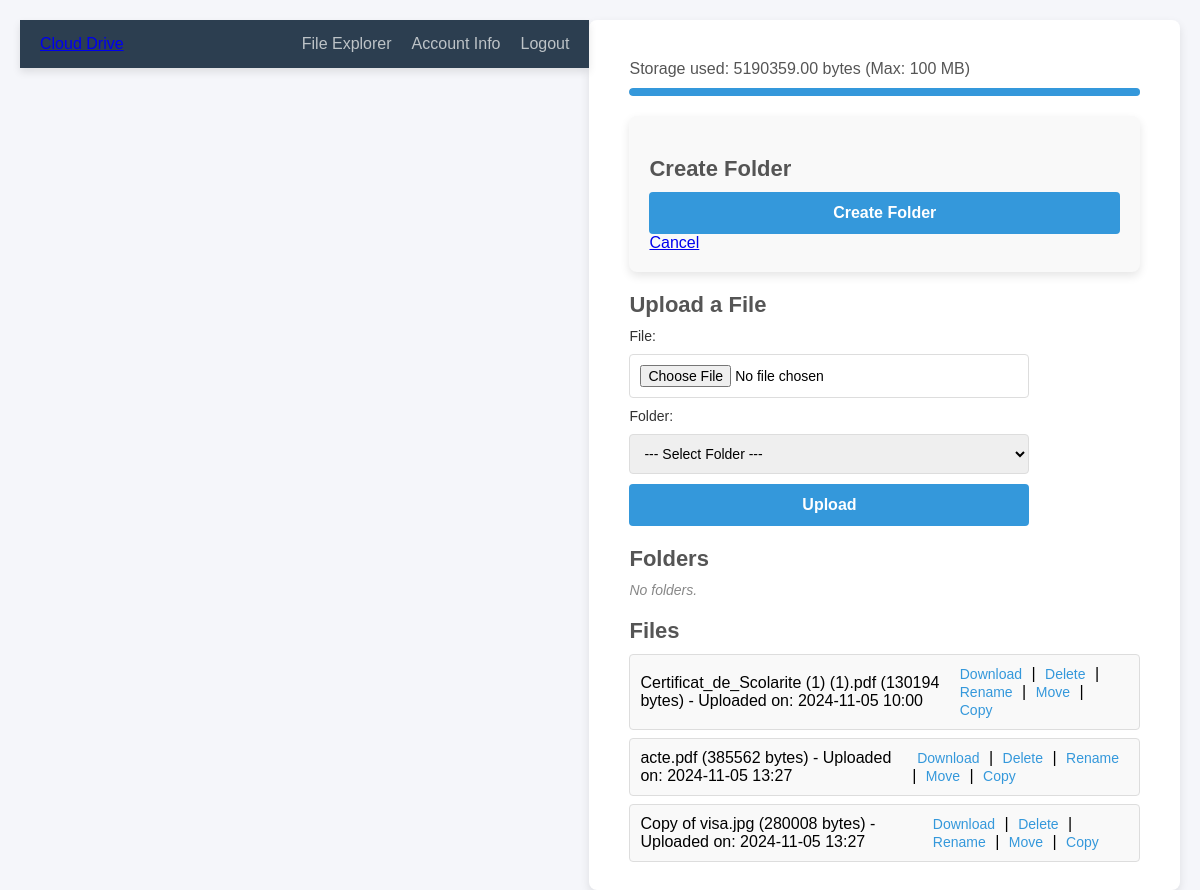
/15/ (signed in), run on the app's committed database.
### cloud_drive_app/models.py (models this page shows, shortened)
class UserFile(models.Model):
    user = models.ForeignKey(User, on_delete=models.CASCADE)
    folder = models.ForeignKey('Folder', on_delete=models.CASCADE, null=True, blank=True, related_name='files')
    file = models.FileField(upload_to='user_files/')
    uploaded_at = models.DateTimeField(auto_now_add=True)
    modified_at = models.DateTimeField(auto_now=True)  # New field for last modification time
    file_name = models.CharField(max_length=255)
    file_size = models.PositiveIntegerField()

### cloud_drive_app/views.py (the view, shortened to what this page needs)
# urls.py: path('<int:folder_id>/', file_explorer_view, name='file_explorer'),
@login_required
def file_explorer_view(request, folder_id=None):
    current_folder = None
    if folder_id:
        current_folder = get_object_or_404(Folder, id=folder_id, user=request.user)
    form = FileUploadForm(user=request.user)
    subfolders = Folder.objects.filter(user=request.user, parent_folder=current_folder)
    user_files = UserFile.objects.filter(user=request.user, folder=current_folder)
    current_storage = calculate_user_storage_usage(request.user)
    return render(request, 'file_explorer.html', {
        'form': form,
        'subfolders': subfolders,
        'user_files': user_files,
        'current_folder': current_folder,
        'current_storage': current_storage,
    })

### cloud_drive_app/forms.py (shortened to what this page needs)
class FileUploadForm(forms.ModelForm):
    folder = forms.ModelChoiceField(queryset=Folder.objects.none(), required=False, empty_label="--- Select Folder ---")
    class Meta:
        model = UserFile
        fields = ['file', 'folder']
    def __init__(self, *args, **kwargs):
        user = kwargs.pop('user', None)
        super().__init__(*args, **kwargs)
        if user:
            self.fields['folder'].queryset = Folder.objects.filter(user=user)

### cloud_drive_app/views.py (called while the page is built)
def calculate_user_storage_usage(user):
    storage_usage = UserFile.objects.filter(user=user).aggregate(total_size=Sum('file_size'))
    return storage_usage['total_size'] or 0

### cloud_drive_app/templates/file_explorer.html (shortened to what this page needs)
{% load static %}
<!DOCTYPE html>
<html lang="en">
<head>
    <link rel="stylesheet" href="{% static 'css/style.css' %}">
</head>
<body>
    {% include 'navbar.html' %}
    <div class="file-explorer-container">
        <p class="storage-info">Storage used: {{ current_storage|floatformat:2 }} bytes (Max: 100 MB)</p>
        <div class="storage-bar">
            <div class="storage-bar-used" style="width: {{ storage_percentage }}%;"></div>
        </div>
        <div class="main-content">
            <h2>Create Folder</h2>
            <form method="post">
                <button type="submit">Create Folder</button>
            </form>
            <a href="{% if parent_folder %}{% url 'file_explorer' parent_folder.id %}{% else %}{% url 'file_explorer' %}{% endif %}">Cancel</a>
        </div>
        <h2>Upload a File</h2>
        <form method="post" enctype="multipart/form-data" class="upload-form">
            <label for="file">File:</label>
            <input type="file" name="file" id="file" required>
            <label for="folder">Folder:</label>
            <select name="folder" id="folder">
                <option value="">--- Select Folder ---</option>
            </select>
            <button type="submit" name="upload_file">Upload</button>
        </form>
        <h2>Folders</h2>
        {% if subfolders %}
            <ul class="folder-list">
                {% for folder in subfolders %}
                    <li>
                        <span>{{ folder.name }}</span>
                        <span>
                            <a href="{% url 'file_explorer' folder.id %}">Open</a> |
                            <a href="{% url 'rename_folder' folder.id %}">Rename</a> |
                            <a href="{% url 'delete_folder' folder.id %}">Delete</a>
                        </span>
                    </li>
                {% endfor %}
            </ul>
        {% else %}
            <p class="no-content">No folders.</p>
        {% endif %}
        <h2>Files</h2>
        {% if user_files %}
            <ul class="file-list">
                {% for file in user_files %}
                    <li>
                        <span>{{ file.file_name }} ({{ file.file_size }} bytes) - Uploaded on: {{ file.uploaded_at|date:"Y-m-d H:i" }}</span>
                        <span>
                            <a href="{% url 'download_file' file.id %}">Download</a> |
                            <a href="{% url 'delete_file' file.id %}">Delete</a> |
                            <a href="{% url 'rename_file' file.id %}">Rename</a> |
                            <a href="{% url 'move_file' file.id %}">Move</a> |
                            <a href="{% url 'copy_file' file.id %}">Copy</a>
                        </span>
                    </li>
                {% endfor %}
            </ul>
        {% else %}
            <p class="no-content">No files.</p>
        {% endif %}
    </div>
</body>
</html>

### cloud_drive_app/static/css/style.css (style rules this page uses)
* { margin: 0; padding: 0; box-sizing: border-box; font-family: Arial, sans-serif; }
body { display: flex; justify-content: center; align-items: flex-start; min-height: 100vh; background-color: #f5f6fa; padding: 20px; }
form { display: flex; flex-direction: column; gap: 10px; }
input[type="text"], input[type="email"], input[type="password"], input[type="file"], select { width: 100%; padding: 12px; border: 1px solid #dcdcdc; border-radius: 4px; font-size: 16px; }
button[type="submit"] { padding: 12px; font-size: 16px; font-weight: bold; color: #ffffff; background-color: #3498db; border: none; border-radius: 4px; cursor: pointer; transition: background-color 0.3s ease; }
p { margin-top: 20px; font-size: 14px; color: #555555; }
.main-content { width: 100%; max-width: 1200px; margin: 0 auto; padding: 20px; background-color: #f9f9f9; border-radius: 8px; box-shadow: 0 4px 10px rgba(0, 0, 0, 0.1); }
.file-explorer-container { width: 100%; max-width: 1200px; padding: 20px 40px; background-color: #ffffff; border-radius: 8px; box-shadow: 0 4px 10px rgba(0, 0, 0, 0.1); }
.storage-info { font-size: 16px; color: #555; margin-bottom: 10px; }
.storage-bar { position: relative; width: 100%; height: 8px; background-color: #e0e0e0; border-radius: 4px; overflow: hidden; margin-top: 5px; margin-bottom: 20px; }
.storage-bar-used { height: 100%; background-color: #3498db; border-radius: 4px 0 0 4px; transition: width 0.3s ease; }
h2 { font-size: 22px; color: #555; margin: 20px 0 10px; }
.upload-form { display: flex; flex-direction: column; gap: 10px; max-width: 400px; margin-bottom: 20px; }
.upload-form label { font-size: 14px; color: #333; }
.upload-form input[type="file"], .upload-form select { padding: 10px; border: 1px solid #ddd; border-radius: 4px; font-size: 14px; width: 100%; }
.upload-form button[type="submit"] { padding: 12px; font-size: 16px; font-weight: bold; color: #ffffff; background-color: #3498db; border: none; border-radius: 4px; cursor: pointer; transition: background-color 0.3s ease; }
.folder-list, .file-list { list-style-type: none; padding: 0; margin-top: 10px; }
.folder-list li, .file-list li { padding: 10px; border: 1px solid #ddd; border-radius: 4px; background-color: #f9f9f9; margin-bottom: 8px; display: flex; justify-content: space-between; align-items: center; transition: background-color 0.2s ease; }
.folder-list li a, .file-list li a { color: #3498db; font-size: 14px; text-decoration: none; margin: 0 5px; }
.no-content { color: #888; font-style: italic; font-size: 14px; margin-top: 5px; }

### data on the page
UserFile: file_name "Certificat_de_Scolarite (1) (1).pdf", file_size "130194", uploaded_at "2024-11-05 10:00"
UserFile: file_name "acte.pdf", file_size "385562", uploaded_at "2024-11-05 13:27"
UserFile: file_name "Copy of visa.jpg", file_size "280008", uploaded_at "2024-11-05 13:27"

### other printed values
{{ current_storage|floatformat:2 }} "5190359.00"
